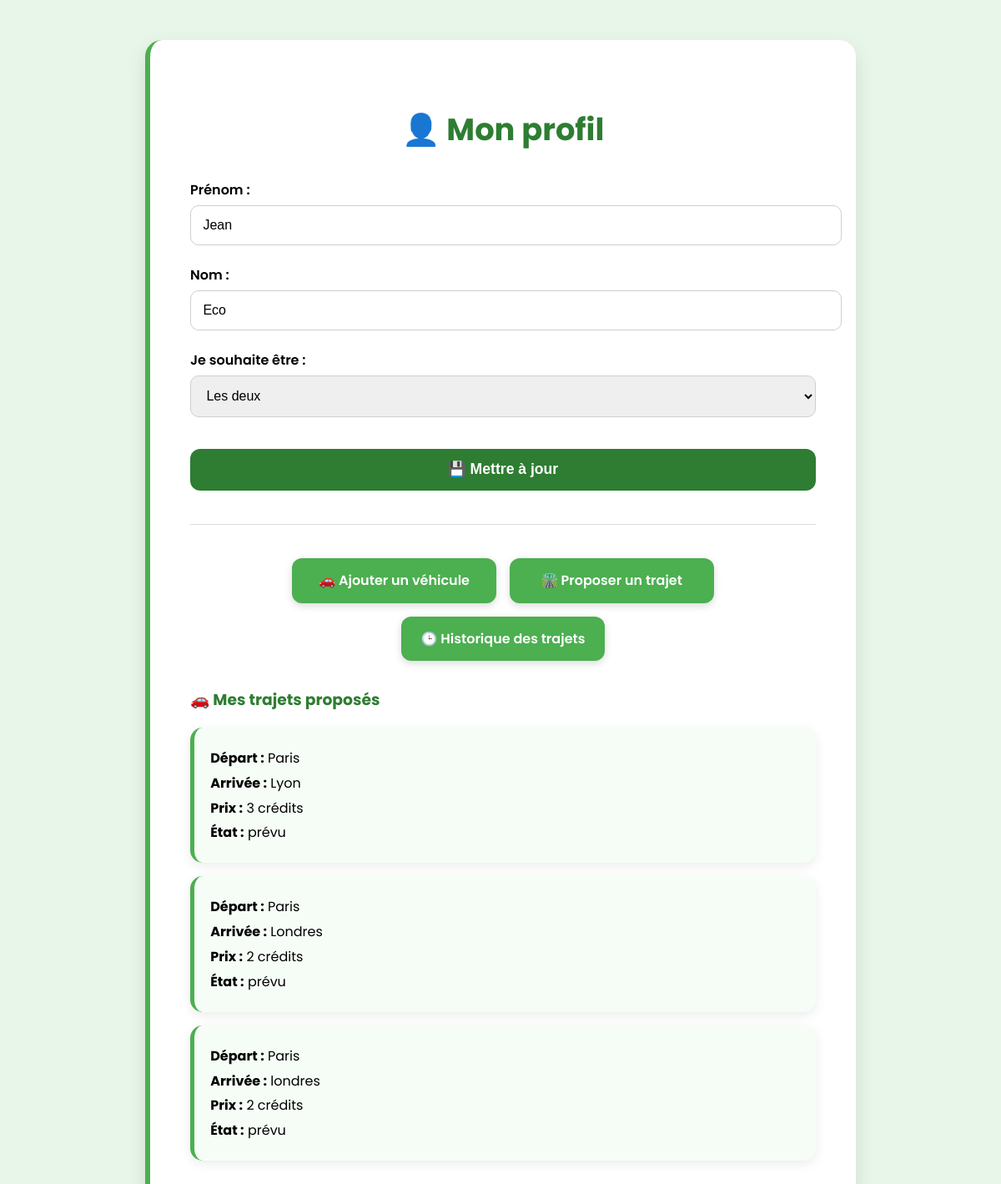
The app's page /pages/profil.php (signed in) with its own data.
### tables this page shows
CREATE TABLE `utilisateurs` (
  `id` int(11) NOT NULL,
  `username` varchar(100) DEFAULT NULL,
  `nom` varchar(100) DEFAULT NULL,
  `prenom` varchar(100) DEFAULT NULL,
  `email` varchar(150) DEFAULT NULL,
  `mot_de_passe` varchar(255) DEFAULT NULL,
  `role` enum('utilisateur','chauffeur','passager_chauffeur','employe','admin') DEFAULT 'utilisateur',
  `credits` int(11) DEFAULT 0,
  `photo` varchar(255) DEFAULT 'default.jpg',
  `pseudo` varchar(100) DEFAULT NULL,
  `note_moyenne` float DEFAULT 0,
  `suspendu` tinyint(1) DEFAULT 0
);

CREATE TABLE `trajets` (
  `id` int(11) NOT NULL,
  `conducteur_id` int(11) DEFAULT NULL,
  `vehicule_id` int(11) NOT NULL,
  `ville_depart` varchar(100) DEFAULT NULL,
  `ville_arrivee` varchar(100) DEFAULT NULL,
  `date_depart` date DEFAULT NULL,
  `heure_depart` time DEFAULT NULL,
  `prix` int(11) DEFAULT NULL,
  `places_restantes` int(11) DEFAULT NULL,
  `ecologique` tinyint(1) DEFAULT NULL,
  `etat` enum('en_attente','prévu','en_cours','termine','annule') DEFAULT 'en_attente'
);

### pages/profil.php (the view, shortened to what this page needs)
<?php
require_once(__DIR__ . '/../includes/db.php');
$utilisateur_id = $_SESSION['utilisateur_id'];
$stmt = $pdo->prepare("SELECT prenom, nom, email, role FROM utilisateurs WHERE id = ?");
$stmt->execute([$utilisateur_id]);
$utilisateur = $stmt->fetch();
$trajets = [];
if (in_array($_SESSION['role'], ['chauffeur', 'passager_chauffeur'])) {
    $stmt_trajets = $pdo->prepare("SELECT * FROM trajets WHERE conducteur_id = ? ORDER BY date_depart DESC");
    $stmt_trajets->execute([$utilisateur_id]);
    $trajets = $stmt_trajets->fetchAll();
}
?>
<!DOCTYPE html>
<html lang="fr">
<head>
</head>
<body>
<div class="profil-container">
    <h2>👤 Mon profil</h2>
    <form method="POST">
        <div class="form-group">
            <label>Prénom :</label>
            <input type="text" name="prenom" value="<?= htmlspecialchars($utilisateur['prenom']) ?>" required>
        </div>
        <div class="form-group">
            <label>Nom :</label>
            <input type="text" name="nom" value="<?= htmlspecialchars($utilisateur['nom']) ?>" required>
        </div>
        <div class="form-group">
            <label>Je souhaite être :</label>
            <select name="role">
                <option value="passager_chauffeur" <?= $_SESSION['role']=='passager_chauffeur'?'selected':'' ?>>Les deux</option>
            </select>
        </div>
        <button type="submit" class="btn-submit">💾 Mettre à jour</button>
    </form>
    <hr>
    <div class="action-buttons">
        <?php if ($_SESSION['role'] !== 'utilisateur'): ?>
            <a href="index.php?page=devenir_chauffeur" class="action-button">🚗 Ajouter un véhicule</a>
            <a href="index.php?page=saisir_trajet" class="action-button">🛣️ Proposer un trajet</a>
        <?php endif; ?>
        <a href="index.php?page=historique" class="action-button">🕒 Historique des trajets</a>
    </div>
    <?php if (!empty($trajets)): ?>
        <h3 style="margin-top: 2rem; color:#2e7d32;">🚗 Mes trajets proposés</h3>
        <?php foreach ($trajets as $trajet): ?>
            <div class="trajet-card">
                <p><strong>Départ :</strong> <?= htmlspecialchars($trajet['ville_depart']) ?></p>
                <p><strong>Arrivée :</strong> <?= htmlspecialchars($trajet['ville_arrivee']) ?></p>
                <p><strong>Prix :</strong> <?= htmlspecialchars($trajet['prix']) ?> crédits</p>
                <p><strong>État :</strong>
                    <?= match ($trajet['etat']) {
                        'en_attente' => "🟡 En attente",
                        'en_cours' => "🟠 En cours",
                        'termine' => "🟢 Terminé",
                        'annule' => "🔴 Annulé",
                        default => htmlspecialchars($trajet['etat']),
                    }; ?>
                </p>
            </div>
        <?php endforeach; ?>
    <?php endif; ?>
</div>
</body>
</html>

### pages/profil.php (style rules this page uses)
body { font-family: "Poppins", sans-serif; background: #e8f5e9; margin: 0; padding: 0; }
.profil-container { max-width: 750px; margin: 3rem auto; background: white; padding: 3rem 3rem 2rem; border-radius: 20px; border-left: 6px solid #4caf50; box-shadow: 0 10px 25px rgba(0,0,0,0.1); }
.profil-container h2 { font-size: 2.3rem; text-align: center; margin-bottom: 2rem; color: #2e7d32; display: flex; justify-content: center; align-items: center; gap: 10px; }
.form-group { margin-bottom: 1.4rem; }
.form-group label { font-weight: 600; display: block; margin-bottom: 6px; }
.form-group input, .form-group select { width: 100%; padding: 0.9rem; border: 1px solid #cfcfcf; border-radius: 10px; font-size: 1rem; transition: border-color 0.2s; }
.btn-submit { width: 100%; margin-top: 1rem; padding: 0.9rem; background: #2e7d32; border: none; color: white; font-size: 1.1rem; font-weight: 600; border-radius: 12px; cursor: pointer; transition: 0.2s; }
hr { margin: 2.5rem 0; border: none; border-top: 1px solid #ddd; }
.action-buttons { display: flex; justify-content: center; gap: 1rem; flex-wrap: wrap; }
.action-button { padding: 0.9rem 1.4rem; background: #4caf50; color: white; font-weight: 600; text-decoration: none; border-radius: 12px; min-width: 200px; text-align: center; transition: 0.2s; box-shadow: 0 3px 10px rgba(0,0,0,0.15); }
.trajet-card { background: #f6fdf7; padding: 1.2rem; border-radius: 15px; border-left: 5px solid #4caf50; margin-bottom: 1rem; box-shadow: 0 4px 14px rgba(0,0,0,0.08); }
.trajet-card p { margin: 0.3rem 0; }

### records on screen
utilisateurs: prenom "Jean", nom "Eco"
trajets: ville_depart "Paris", ville_arrivee "Lyon", prix "3", etat "prévu"
trajets: ville_depart "Paris", ville_arrivee "Londres", prix "2", etat "prévu"
trajets: ville_depart "Paris", ville_arrivee "londres", prix "2", etat "prévu"
